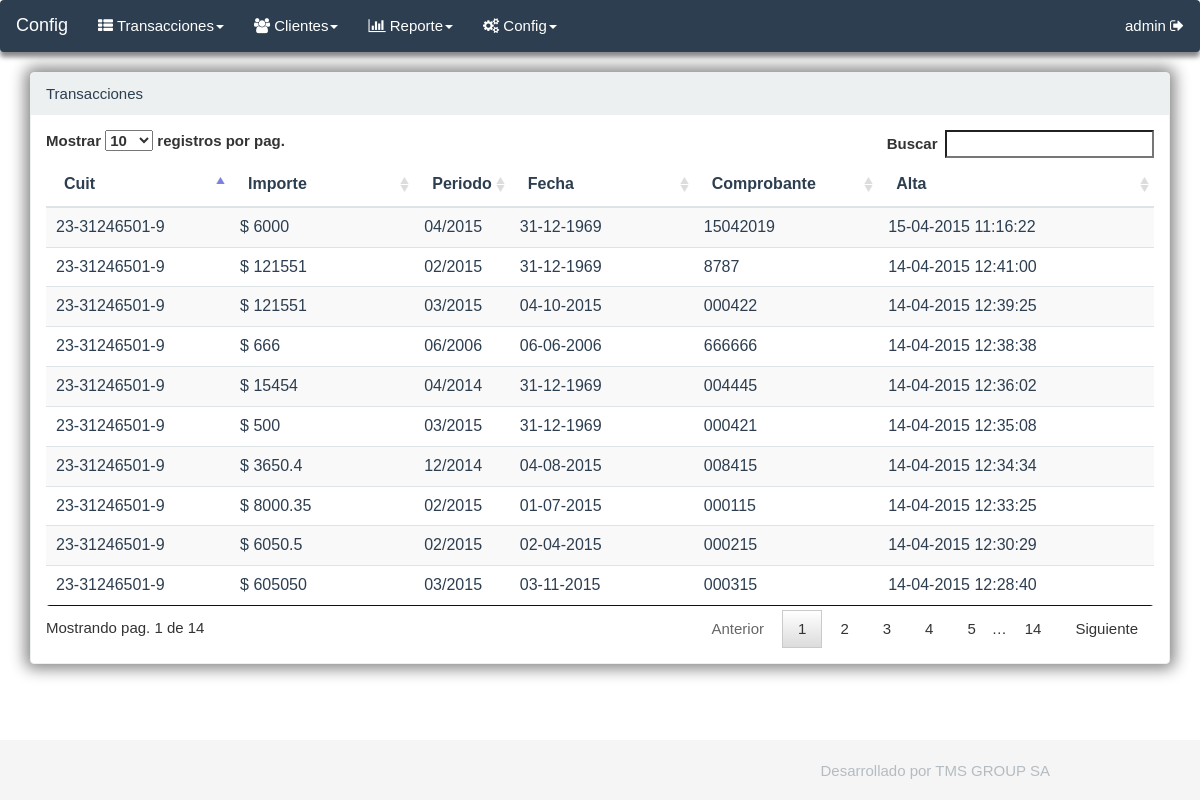
The app's page /views/transacciones.php (signed in) with its own data.
### tables this page shows
CREATE TABLE IF NOT EXISTS `transacciones` (
  `id_transaccion` int(11) NOT NULL AUTO_INCREMENT,
  `cuit` varchar(32) NOT NULL,
  `importe` float NOT NULL,
  `periodo` varchar(32) NOT NULL,
  `fechapago` date NOT NULL,
  `comprob` varchar(32) NOT NULL,
  `token` varchar(64) NOT NULL,
  `date_add` datetime NOT NULL,
  PRIMARY KEY (`id_transaccion`)
);

### config/routes.php (called while the page is built)
<?php
$route['base_url']			= "localhost/amena_pagos/";
$route['d_controller']		= "inicio";
$route['404_override']		= 'error404';
$route['models']			= '../models/';
$route['controllers']		= '../controllers/';
$route['libraries']			= BASE_URL.'/libraries/';
$route['helpers']			= '../helpers/';
$route['doc']				= '../doc/';
$route['certificados']		= '../doc/certificados/';
$route['img_perfil']		= 'img_perfil/';

### helpers/h_language.php (called while the page is built, shortened)
<?php
$language['abrir']						= 'Abrir';
$language['alias']						= 'Nombre de fantasía';
$language['alta']						= 'Alta';
$language['archivo']					= 'Archivo';
$language['archivo_delete']				= 'El archivo no se encontraba en el servidor';
$language['apellido']					= 'Apellido';
$language['asunto']						= 'Asunto';
$language['ayuda']						= 'Ayuda';
$language['ayuda_estado']				= 'Filtro por estado de transferencia, si no se coloca el estado, la consulta devuelve todos los estados de las transferencias';
$language['ayuda_importe']				= 'Filtro de Importe, Numérico de 10 enteros y 2 decimales';
$language['ayuda_fecha']				= 'Filtro de Fecha de Concertación';
$language['ayuda_operacion']			= 'Filtro por número de Operación, Alfanumérico de 10 posiciones';
$language['borrar']						= 'Borrar';
$language['buscar']						= 'Buscar';
$language['cadena']						= 'Cadena';
$language['cantidad']					= 'Cantidad';
$language['cerrar']						= 'Cerrar';
$language['certificado']				= 'Certificado';
$language['cierre']						= 'Cierre';
$language['cierre_no']					= 'El cierre no fue confeccionado';
$language['cierre_ok']					= 'Ya se ha realizado el cierre, en este momento las transferencias en estado ´Enviada Banco Credito´ compensan';
$language['clave']						= 'Clave';
$language['clave_privada']				= 'Clave privada';
$language['cliente']					= 'Cliente';
$language['clientes']					= 'Clientes';
$language['comunidad']					= 'Comunidad';
$language['compensacion']				= 'Compensación';
$language['comprobante']				= 'Comprobante';
$language['config']						= 'Config';
$language['confirm_eliminar']			= 'Esta seguro que quiere eliminar el registro?';
$language['confirm_volver']				= '¿Esta seguro? no se guardaran los cambios';
$language['contacto']					= 'Contacto';
$language['control_size']				= 'El archivo pesa más de lo que debería, controlar si todo esta ok';
$language['cuenta']						= 'Cuenta';
$language['cuil']						= 'Cuit';
$language['delete_ok']					= 'El registro se ha dado de baja con éxito';
$language['desarrollado']				= 'Desarrollado por TMS GROUP SA';
$language['descargar']					= 'Descargar';
$language['descripcion']				= 'Descripción';
$language['desde']						= 'Desde';
$language['destinatario']				= 'Destinatario';
$language['detalle']					= 'Detalle';
$language['direccion']					= 'Dirección';
$language['editar']						= 'Editar';
$language['email']						= 'Email';
$language['email_ok']					= 'El email se ha enviado con éxito';
$language['empresa']					= 'Empresa';
$language['enviar']						= 'Enviar';
$language['error_dato']					= 'Error en el dato: ';
$language['estado']						= 'Estado';
$language['extension_error']			= 'La extensión del archivo no es la correcta';
$language['general']					= 'General';
$language['generar_cierre']				= 'Generar cierre';
$language['generar_informe']			= 'Generar informe de interbanking ';
$language['generar_incremental']		= 'Generar incremental de interbanking ';
$language['generar_preconfeccion']		= 'Generar pago';
$language['guardar']					= 'Guardar';
$language['hasta']						= 'Hasta';
$language['id']							= 'ID';
$language['id_cuentarecaudacion']		= 'ID Cuenta Recaudación';

### models/Model.php (called while the page is built, shortened)
<?php
class Model
{
    public function __construct()
    {
    	$this->_db = new mysqli(DB_HOST, DB_USER, DB_PASS, DB_NAME);
    }
}

### models/My_model.php (called while the page is built, shortened)
<?php
include_once('Model.php');
class MY_Model extends Model
{
	protected $_tablename	= '';
	protected $_order		= '';
	function __construct(
				$tablename	= null,
				$id			= null,
				$name		= null,
				$order		= null,
				$data_model	= null
				)
	{
		$this->_tablename	= $tablename;
		$this->_order		= $order;
	}
	public function get_registros($where = NULL)
    {
    	if($where == NULL)
		{
			$consulta = 'SELECT * FROM '.$this->_tablename.' ORDER BY '.$this->_order;
		}
		else
		{
			$consulta = 'SELECT * FROM '.$this->_tablename.' WHERE '.$where.' ORDER BY '.$this->_order;
		}
		$result = $this->_db->query($consulta);
		if($result->num_rows > 0)
		{
			while($row = $result->fetch_array())
			{
				$rows[] = $row;
			}
			return $rows;
		}
		else
		{
			return FALSE;
		}
    }
}

### views/transacciones.php (the view, shortened to what this page needs)
<?php
include_once('menu.php');
$transaccion			= new m_transaccion();
$array_transacciones	= $transaccion->get_registros();
?>
<div class='row'>
	<div class="col-md-12">
		<div class="panel panel-default">
			<div class="panel-heading">
				<?php echo get_panel_heading();	?>
			</div>
			<div class="panel-body">
				<table class="table table-striped table-hover" id="datatable" width='100%'>
					<thead>
						<tr>
							<th class='col-md-2'><?php echo $language['cuil'];?></th>
							<th class='col-md-2'><?php echo $language['importe'];?></th>
							<th class='col-md-1'><?php echo $language['periodo'];?></th>
							<th class='col-md-2'><?php echo $language['fecha'];?></th>
							<th class='col-md-2'><?php echo $language['comprobante'];?></th>
							<th class='col-md-3'><?php echo $language['alta'];?></th>
						</tr>
					</thead>
					<tbody>
					<?php
					foreach($array_transacciones as $row)
					{
						echo "<tr>";
						echo "<td class='col-md-2'>".set_format($row['cuit'], 'cuit')."</td>";
						echo "<td class='col-md-2'>".set_format($row['importe'], 'importe')."</td>";
						echo "<td class='col-md-1'>".$row['periodo']."</td>";
						echo "<td class='col-md-2'>".set_format($row['fechapago'], 'date')."</td>";
						echo "<td class='col-md-2'>".$row['comprob']."</td>";
						echo "<td class='col-md-3'>".set_format($row['date_add'], 'datetime')."</td>";
						echo "</tr>";
					}
					?>
					</tbody>
				</table>
			</div>
		</div>
	</div>
</div>
<?php
include_once('footer.php');
?>

### config/includes.php (shortened to what this page needs)
<?php
include_once('routes.php');
include_once($route['models'].'My_model.php');
include_once($route['helpers'].'h_vistas.php');
include_once($route['helpers'].'h_language.php');
echo css_libreria($route['libraries'].'eden-ui/css/bootstrap.css');
echo css_libreria($route['libraries'].'eden-ui/skins/eden.css');
echo css_libreria($route['libraries'].'main/css/main.css');
echo css_libreria($route['libraries'].'DataTables-1.10.5/media/css/jquery.dataTables.css');
echo css_libreria($route['libraries'].'font-awesome-4.3.0/css/font-awesome.css');
echo css_libreria($route['libraries'].'jquery-ui-1.11.4/jquery-ui.css');
echo css_libreria($route['libraries'].'main/css/datatable.css');

### helpers/h_vistas.php (shortened to what this page needs)
<?php
function css_libreria($libreria)
{
	return '<link href="'.$libreria.'" rel="stylesheet" type="text/css" />'. "\n";
}
function get_panel_heading()
{
	$url	= "http://".$_SERVER['HTTP_HOST'].$_SERVER['REQUEST_URI'];
	$title	= str_replace(BASE_URL.'views/', '', $url);
	$title	= str_replace('.php', '', $title);
	$title	= str_replace('_', ' ', $title);
	$title	= str_replace('-', ' ', $title);
	$title	= strtok($title, "?");
	return ucwords($title);
}
function set_format($dato, $format)
{
	switch ($format) {
			case 'cuit':
				if(strlen($dato) == 11)
				{
					$cadena = substr($dato, 0, 2);
					$cadena .= '-';
					$cadena .= substr($dato, 2, 8);
					$cadena .= '-';
					$cadena .= substr($dato, 10);
					return $cadena;
				}
				break;
			case 'importe':
				$cadena = "$ ".round($dato, 2);
				return $cadena;
				break;
			case 'date':
				$cadena = date('d-m-Y',strtotime($dato));
				return $cadena;
				break;
			case 'datetime':
				$cadena = date('d-m-Y H:i:s',strtotime($dato));
				return $cadena;
				break;
	}
}

### views/menu.php (shortened to what this page needs)
<?php
include_once('../config/includes.php');
?>
<nav class="navbar navbar-default" role="navigation">
	<div class="navbar-header">
		<a class="navbar-brand" href="#"><?php echo $language['config']?></a>
	</div>
	<div class="collapse navbar-collapse" id="bs-example-navbar-collapse-1">
		<ul class="nav navbar-nav">
			<li class="dropdown">
				<a href="#" class="dropdown-toggle" data-toggle="dropdown">
					<i class="fa fa-th-list"></i> <?php echo $language['transacciones'] ?><b class="caret"></b>
				</a>
      		</li>
      		<li class="dropdown">
				<a href="#" class="dropdown-toggle" data-toggle="dropdown">
					<i class="fa fa-users"></i> <?php echo $language['clientes'] ?><b class="caret"></b>
				</a>
      		</li>
      		<li class="dropdown">
				<a href="#" class="dropdown-toggle" data-toggle="dropdown">
					<i class="fa fa-bar-chart"></i> <?php echo $language['reporte'] ?><b class="caret"></b>
				</a>
      		</li>
      		<li class="dropdown">
				<a href="#" class="dropdown-toggle" data-toggle="dropdown">
					<i class="fa fa-cogs"></i> <?php echo $language['config'] ?><b class="caret"></b>
				</a>
      		</li>
    	</ul>
    	<ul class="nav navbar-nav navbar-right">
			<li class="">
				<a class="brand" rel='tooltip' title="Cerrar sessión de usuario" href="logout.php">
					<?php echo $_SESSION['nombre']?> <i class="fa fa-sign-out"></i>
				</a>
			</li>
		</ul>
	</div>
</nav>
<div class="container">

### views/footer.php (shortened to what this page needs)
</div>
<footer class="footer">
	<p class="text-muted pull-right footer-text">
		<?php echo $language['desarrollado'] ?>
	</p>
</footer>

### libraries/eden-ui/skins/eden.css (style rules this page uses)
a { color: #18bc9c; text-decoration: none; font-weight: 300; }
p { margin: 0 0 10.5px; }
.text-muted { color: #b4bcc2; }
ul, ol { margin-top: 0; margin-bottom: 10.5px; }
.table { border-collapse: separate; border-radius: 4px; }
.table th, .table td { border-color: #dde4e6 !important; }
.navbar-default { background-color: #2c3e50; border-color: transparent; }
.navbar-default .navbar-brand { color: #ffffff; }
.navbar-default .navbar-nav > li > a { color: #ffffff; }
.navbar-default .navbar-collapse, .navbar-default .navbar-form { border-color: transparent; }
.panel { box-shadow: 0px 0px 15px 5px #888888 }
.panel-default { border-color: #ecf0f1; }
.panel-default > .panel-heading { color: #2c3e50; background-color: #ecf0f1; border-color: #ecf0f1; }
.navbar { box-shadow: 0px 5px 5px #888888; }
.navbar-brand { line-height: 1; }

### libraries/main/css/main.css (style rules this page uses)
.footer { position: absolute; bottom: 0; width: 100%; height: 60px; background-color: #f5f5f5; }
.footer-text { margin-top: 20px; margin-right: 150px; }

### records on screen
transacciones: cuit "23-31246501-9", importe "$ 6000", periodo "04/2015", fechapago "31-12-1969", comprob "15042019", date_add "15-04-2015 11:16:22"
transacciones: cuit "23-31246501-9", importe "$ 121551", periodo "02/2015", fechapago "31-12-1969", comprob "8787", date_add "14-04-2015 12:41:00"
transacciones: cuit "23-31246501-9", importe "$ 121551", periodo "03/2015", fechapago "04-10-2015", comprob "000422", date_add "14-04-2015 12:39:25"
transacciones: cuit "23-31246501-9", importe "$ 666", periodo "06/2006", fechapago "06-06-2006", comprob "666666", date_add "14-04-2015 12:38:38"
transacciones: cuit "23-31246501-9", importe "$ 15454", periodo "04/2014", fechapago "31-12-1969", comprob "004445", date_add "14-04-2015 12:36:02"
transacciones: cuit "23-31246501-9", importe "$ 500", periodo "03/2015", fechapago "31-12-1969", comprob "000421", date_add "14-04-2015 12:35:08"
transacciones: cuit "23-31246501-9", importe "$ 3650.4", periodo "12/2014", fechapago "04-08-2015", comprob "008415", date_add "14-04-2015 12:34:34"
transacciones: cuit "23-31246501-9", importe "$ 8000.35", periodo "02/2015", fechapago "01-07-2015", comprob "000115", date_add "14-04-2015 12:33:25"
transacciones: cuit "23-31246501-9", importe "$ 6050.5", periodo "02/2015", fechapago "02-04-2015", comprob "000215", date_add "14-04-2015 12:30:29"
transacciones: cuit "23-31246501-9", importe "$ 605050", periodo "03/2015", fechapago "03-11-2015", comprob "000315", date_add "14-04-2015 12:28:40"

### other values on screen
$language['config'] "Config"
$language['transacciones'] "Transacciones"
$language['clientes'] "Clientes"
$language['reporte'] "Reporte"
$_SESSION['nombre'] "admin"
get_panel_heading() "Transacciones"
$language['cuil'] "Cuit"
$language['importe'] "Importe"
$language['periodo'] "Periodo"
$language['fecha'] "Fecha"
$language['comprobante'] "Comprobante"
$language['alta'] "Alta"
$language['desarrollado'] "Desarrollado por TMS GROUP SA"
